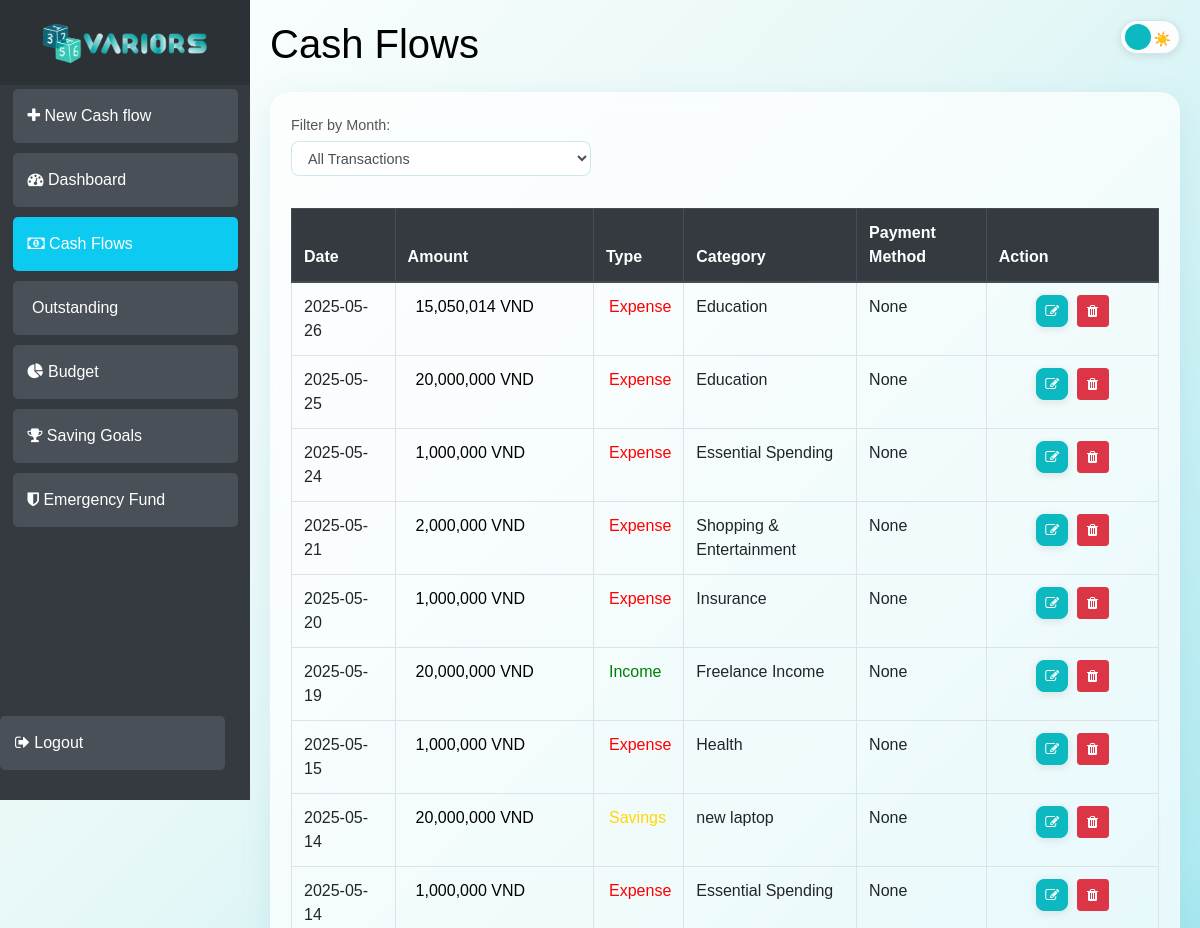
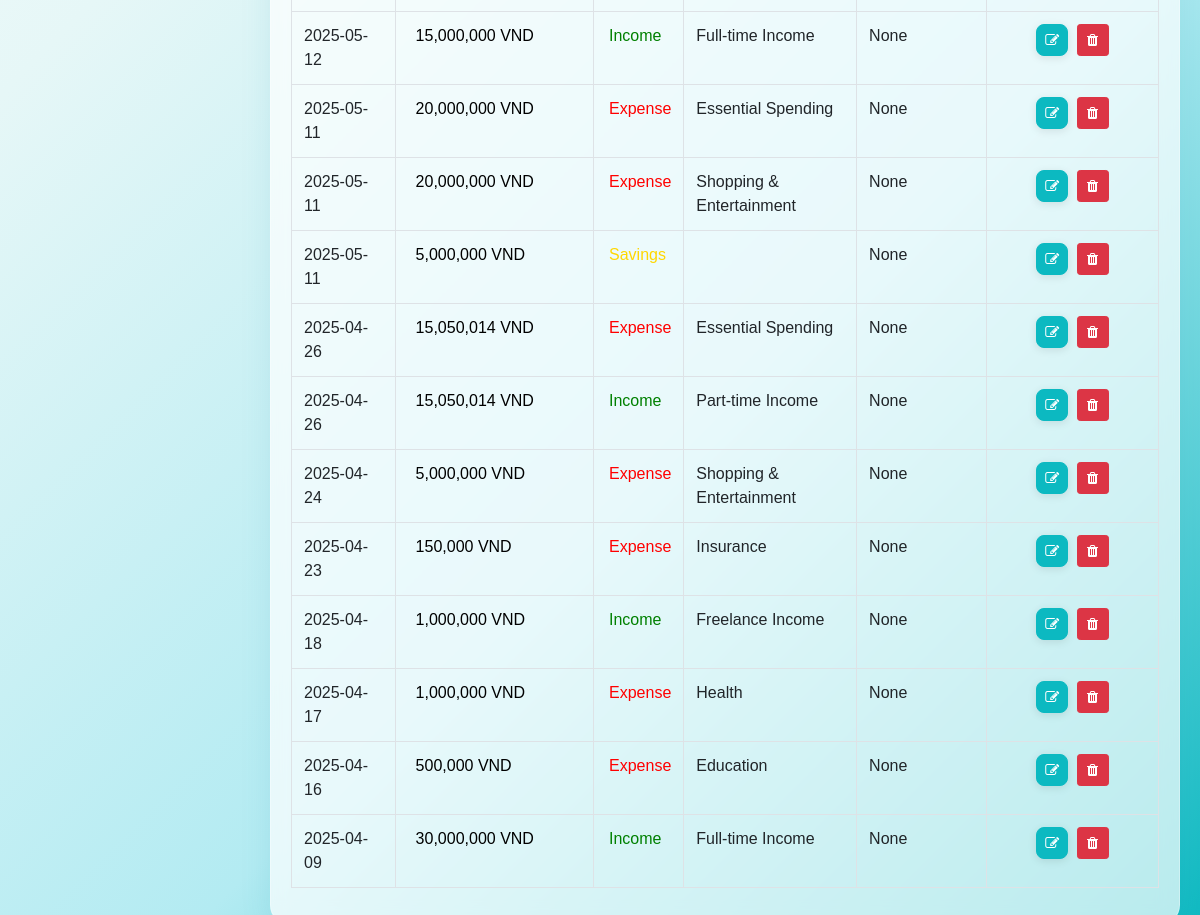
The page /cashflows (signed in) on the database its author committed (2 pictures, top to bottom).
### app/models.py (models this page shows)
class Cashflow(db.Model):
    id = db.Column(db.Integer, primary_key=True)
    user_id = db.Column(db.Integer, db.ForeignKey('user.id'), nullable=False)
    amount = db.Column(db.Numeric(precision=10, scale=2), nullable=False)
    kind = db.Column(db.String(20), nullable=False)
    category = db.Column(db.String(50), nullable=True)
    payment_method = db.Column(db.String(50), nullable=True)
    account_name = db.Column(db.String(100), nullable=True)
    date = db.Column(db.Date, default=datetime.utcnow())

### app/views.py (the view)
@views.route('/cashflows')
@login_required
def cashflows():
    selected_month = request.args.get('month', 'all')
    user_cashflows = Cashflow.query.filter_by(user_id=current_user.id)
    if selected_month != 'all':
        user_cashflows = user_cashflows.filter(
            func.strftime('%Y-%m', Cashflow.date) == selected_month
        )
    months_query = db.session.query(
        func.strftime('%Y-%m', Cashflow.date).label('month')
    ).filter_by(user_id=current_user.id).distinct().order_by('month').all()
    month_options = ['all'] + [m[0] for m in months_query]
    user_cashflows = user_cashflows.order_by(Cashflow.date.desc()).all()
    return render_template(
        "cashflows.html",
        user=current_user,
        cashflows=user_cashflows,
        month_options=month_options,
        month=selected_month,
        datetime=datetime,
        categories=[c.value for c in Category]
    )

### app/__init__.py (called while the page is built)
def create_app():
    app = Flask(__name__)
    app.config['SECRET_KEY'] = 'VaRriors'
    app.config['SQLALCHEMY_DATABASE_URI'] = f'sqlite:///{DB_NAME}'
    db.init_app(app)
    migrate.init_app(app, db)  # ✅ hook migrate to app and db
    from .views import views
    from .auth import auth
    app.register_blueprint(views, url_prefix='/')
    app.register_blueprint(auth, url_prefix='/')
    from .models import User, Cashflow
    __all__ = ['User', 'Cashflow']
    with app.app_context():
        db.create_all()
    login_manager = LoginManager()
    login_manager.login_view = 'auth.login'
    login_manager.init_app(app)
    @login_manager.user_loader
    def load_user(id):
        return User.query.get(int(id))
    return app

### app/templates/cashflows.html (shortened to what this page needs)
{% extends "base.html" %}
{% block content %}
<div class="row">
    <div class="col-md-12">
        <h1 class="mb-4 theme-dependent-title">Cash Flows</h1>
        <div class="card">
            <div class="card-body">
                <div class="form-group">
                    <label for="monthFilter" class="mr-2">Filter by Month:</label>
                    <form method="GET" action="{{ url_for('views.cashflows') }}">
                        <div class="input-group" style="max-width: 300px;">
                            <select name="month" id="month" class="form-select form-control"
                                onchange="this.form.submit()">
                                {% for month_option in month_options %}
                                <option value="{{ month_option }}" {% if month_option==month %}selected{% endif %}>
                                    {% if month_option == 'all' %}
                                    All Transactions
                                    {% else %}
                                    {{ datetime.strptime(month_option, '%Y-%m').strftime('%B %Y') }}
                                    {% endif %}
                                </option>
                                {% endfor %}
                            </select>
                        </div>
                    </form>
                </div>
                {% if cashflows %}
                <div class="table-responsive">
                    <table class="table table-bordered table-hover">
                        <thead class="thead-dark">
                            <tr>
                                <th data-field="date" class="cashflow-date-col">Date</th>
                                <th data-field="amt" class="cashflow-amount-col">Amount</th>
                                <th data-field="type" class="cashflow-type-col">Type</th>
                                <th data-field="cat" class="cashflow-category-col">Category</th>
                                <th data-field="pm" class="cashflow-payment-method-col">Payment Method</th>
                                <th data-field="action" class="cashflow-action-col">Action</th>
                            </tr>
                        </thead>
                        <tbody>
                            {% for txn in cashflows %}
                            <tr id="cashflow-{{ txn.id }}">
                                <td class="cashflow-date-col">{{ txn.date.strftime('%Y-%m-%d') }}</td>
                                <td class="cashflow-amount-col" style="padding-left: 20px;">
                                    {% if txn.kind == 'Expense' %}
                                    <span style="color: black;">{{ "{:,.0f}".format(txn.amount) }} VND</span>
                                    {% elif txn.kind == 'Income' %}
                                    <span style="color: black;">{{ "{:,.0f}".format(txn.amount) }} VND</span>
                                    {% else %}
                                    <span style="color: black;">{{ "{:,.0f}".format(txn.amount) }} VND</span>
                                    {% endif %}
                                </td>
                                <td class="cashflow-type-col" style="padding-left: 15px;">
                                    {% if txn.kind == 'Income' %}
                                    <span style="color: green;">{{ txn.kind }}</span>
                                    {% elif txn.kind == 'Expense' %}
                                    <span style="color: red;">{{ txn.kind }}</span>
                                    {% else %}
                                    <span style="color: #FFD700;">{{ txn.kind }}</span>
                                    {% endif %}
                                </td>
                                <td class="cashflow-category-col">{{ txn.category }}</td>
                                <td class="cashflow-payment-method-col">
                                    {{ txn.payment_method }}
                                </td>
                                <td class="cashflow-action-col" style="text-align: center;">
                                    <button class="btn btn-sm btn-primary"
                                        onclick="editTransaction({{ txn.id }}, '{{ txn.date.strftime('%Y-%m-%d') }}', {{ txn.amount }}, '{{ txn.category }}', '{{ txn.account_name }}', '{{ txn.payment_method }}', '{{ txn.kind }}')">
                                        <i class="fa fa-edit"></i>
                                    </button>
                                    <button class="btn btn-sm btn-danger" onclick="deleteCashflow({{ txn.id }})">
                                        <i class="fa fa-trash"></i>
                                    </button>
                                </td>
                            </tr>
                            {% endfor %}
                        </tbody>
                    </table>
                </div>
                {% else %}
                <div class="alert alert-info">
                    No transactions found for {{ month.replace('-', ' ') }}.
                </div>
                {% endif %}
            </div>
        </div>
    </div>
</div>
{% endblock %}

### app/templates/base.html (shortened to what this page needs)
<!DOCTYPE html>
<html lang="en">
<head>
    <link rel="stylesheet" href="https://stackpath.bootstrapcdn.com/bootstrap/4.4.1/css/bootstrap.min.css"
 />
    <link rel="stylesheet" href="https://stackpath.bootstrapcdn.com/font-awesome/4.7.0/css/font-awesome.min.css"
 />
    <link rel="stylesheet" href="{{ url_for('static', filename='styles.css') }}" />
</head>
<body>
    <div class="theme-switch">
        <label class="switch">
            <span class="slider"></span>
        </label>
    </div>
    {% if user is not none and user.is_authenticated %}
    <div class="wrapper">
        <nav class="sidebar">
            <div class="sidebar-header" style="display: flex; align-items: center; justify-content: center; gap: 10px;">
                <a href="/"><img src="/static/variors_logo.png" alt="VARIORS Logo" style="height: 105px;"></a>
            </div>
            <button class="sidebar-btn" data-toggle="modal" data-target="#newCashflowModal">
                <i class="fa fa-plus"></i> New Cash flow
            </button>
            <a href="{{ url_for('views.dashboard') }}" class="sidebar-btn">
                <i class="fa fa-dashboard"></i> Dashboard
            </a>
            <a href="{{ url_for('views.cashflows') }}" class="sidebar-btn">
                <i class="fa fa-money"></i> Cash Flows
            </a>
            <a href="{{ url_for('views.outstanding') }}" class="sidebar-btn">
                 Outstanding
            </a>
            <a href="{{ url_for('views.budget') }}" class="sidebar-btn">
                <i class="fa fa-pie-chart"></i> Budget
            </a>
            <a href="{{ url_for('views.saving_goals_page') }}" class="sidebar-btn">
                <i class="fa fa-trophy"></i> Saving Goals
            </a>
            <a href="{{ url_for('views.emergency_fund') }}" class="sidebar-btn">
                <i class="fa fa-shield"></i> Emergency Fund
            </a>
            <a href="/logout" class="sidebar-btn mt-auto" style="position: absolute; bottom: 20px;">
                <i class="fa fa-sign-out"></i> Logout
            </a>
        </nav>
        <div id="content">
            {% block content %}
            {% endblock %}
        </div>
    </div>
    {% endif %}
</body>
</html>

### app/static/styles.css (style rules this page uses)
:root { --light-gradient: linear-gradient(135deg, #ffffff, #e6f7f7, #b3ebf2, #0cb9c1); --light-card-bg: rgba(255, 255, 255, 0.9); --light-text: #333; --light-label: #555; --light-border: rgba(0, 141, 165, 0.2); --light-button: #0cb9c1; --light-button-hover: #0bacce; --light-link: #0dcaf0; --light-link-hover: #0bacce; --light-shadow: rgba(0, 0, 0, 0.1); --light-glow: rgba(13, 202, 240, 0.2); --dark-gradient: linear-gradient(135deg, #001e29, #004d5b, #198c9b, #86d2de); --dark-card-bg: rgba(255, 255, 255, 0.9); --dark-text: #004d5b; --dark-label: #006d7c; --dark-border: rgba(0, 141, 165, 0.2); --dark-button: #00889c; --dark-button-hover: #006d7c; --dark-link: #00889c; --dark-link-hover: #00d7ff; --dark-shadow: rgba(0, 215, 255, 0.15); --dark-glow: rgba(0, 255, 255, 0.4); }
body { margin: 0; min-height: 100vh; background: var(--light-gradient); background-attachment: fixed; background-size: cover; font-family: "Montserrat", sans-serif; transition: background-color 0.3s ease, color 0.3s ease; }
.theme-switch { position: fixed; top: 20px; right: 20px; z-index: 1000; }
.switch { position: relative; display: inline-block; width: 60px; height: 34px; }
.slider { position: absolute; cursor: pointer; top: 0; left: 0; right: 0; bottom: 0; background-color: rgba(255, 255, 255, 0.9); transition: .4s; border-radius: 34px; border: 1px solid rgba(0, 141, 165, 0.2); box-shadow: 0 2px 8px rgba(0, 0, 0, 0.1); }
.slider:before { position: absolute; content: ""; height: 26px; width: 26px; left: 4px; bottom: 3px; background-color: var(--light-button); transition: .4s; border-radius: 50%; display: flex; align-items: center; justify-content: center; font-family: "FontAwesome"; color: white; font-size: 14px; }
.slider:after { content: "☀️"; position: absolute; right: 8px; top: 8px; font-size: 14px; }
.form-group { margin-bottom: 16px; }
.form-group label { color: var(--light-label); font-weight: 500; margin-bottom: 4px; font-size: 0.9rem; transition: color 0.3s ease; }
.form-control { border-radius: 8px; padding: 8px 12px; border: 1px solid var(--light-border); transition: all 0.3s ease; font-size: 0.9rem; background: rgba(255, 255, 255, 0.9); }
.btn-primary { background-color: var(--light-button); border-color: var(--light-button); padding: 8px 24px; border-radius: 8px; font-weight: 500; transition: all 0.3s ease; box-shadow: 0 2px 8px rgba(0, 0, 0, 0.1); }
.sidebar-header { padding: 8px; background: #2c3136; margin-bottom: 0; display: flex; align-items: center; justify-content: center; }
.sidebar-header img { height: 45px !important; width: auto; display: block; margin: 0; }
.sidebar-btn:first-of-type { margin-top: 4px; }
.sidebar-btn { width: 90%; margin: 4px auto; display: block; padding: 12px 15px; text-align: left; border-radius: 5px; color: white; background-color: #495057; border: none; transition: all 0.3s ease; text-decoration: none; }
.card-body { padding: 20px; }
.card { border-radius: 20px; background: rgba(255, 255, 255, 0.7); backdrop-filter: blur(10px); border: 1px solid rgba(255, 255, 255, 0.3); transition: all 0.3s ease; box-shadow: 0 8px 32px rgba(0, 141, 165, 0.1); }
.wrapper { position: relative; z-index: 1; }
h1 { color: var(--light-text); transition: color 0.3s ease; }
body:not(.modal-open) { padding-right: 0 !important; }
.theme-dependent-title { color: black; }
.cashflow-date-col { width: 12%; }
.cashflow-amount-col { width: 23%; }
.cashflow-type-col { width: 10%; }
.cashflow-category-col { width: 20%; }
.cashflow-payment-method-col { width: 15%; }
.cashflow-action-col { width: 20%; }

### rows shown on the page
Cashflow: date "2025-05-26", amount "15,050,014", kind "Expense", category "Education", payment_method "None"
Cashflow: date "2025-05-25", amount "20,000,000", kind "Expense", category "Education", payment_method "None"
Cashflow: date "2025-05-24", amount "1,000,000", kind "Expense", category "Essential Spending", payment_method "None"
Cashflow: date "2025-05-21", amount "2,000,000", kind "Expense", category "Shopping & Entertainment", payment_method "None"
Cashflow: date "2025-05-20", amount "1,000,000", kind "Expense", category "Insurance", payment_method "None"
Cashflow: date "2025-05-19", amount "20,000,000", kind "Income", category "Freelance Income", payment_method "None"
Cashflow: date "2025-05-15", amount "1,000,000", kind "Expense", category "Health", payment_method "None"
Cashflow: date "2025-05-14", amount "20,000,000", kind "Savings", category "new laptop", payment_method "None"
Cashflow: date "2025-05-14", amount "1,000,000", kind "Expense", category "Essential Spending", payment_method "None"
Cashflow: date "2025-05-12", amount "15,000,000", kind "Income", category "Full‑time Income", payment_method "None"
Cashflow: date "2025-05-11", amount "20,000,000", kind "Expense", category "Essential Spending", payment_method "None"
Cashflow: date "2025-05-11", amount "20,000,000", kind "Expense", category "Shopping & Entertainment", payment_method "None"
Cashflow: date "2025-05-11", amount "5,000,000", kind "Savings", payment_method "None"
Cashflow: date "2025-04-26", amount "15,050,014", kind "Expense", category "Essential Spending", payment_method "None"
Cashflow: date "2025-04-26", amount "15,050,014", kind "Income", category "Part‑time Income", payment_method "None"
Cashflow: date "2025-04-24", amount "5,000,000", kind "Expense", category "Shopping & Entertainment", payment_method "None"
Cashflow: date "2025-04-23", amount "150,000", kind "Expense", category "Insurance", payment_method "None"
Cashflow: date "2025-04-18", amount "1,000,000", kind "Income", category "Freelance Income", payment_method "None"
Cashflow: date "2025-04-17", amount "1,000,000", kind "Expense", category "Health", payment_method "None"
Cashflow: date "2025-04-16", amount "500,000", kind "Expense", category "Education", payment_method "None"
Cashflow: date "2025-04-09", amount "30,000,000", kind "Income", category "Full‑time Income", payment_method "None"
